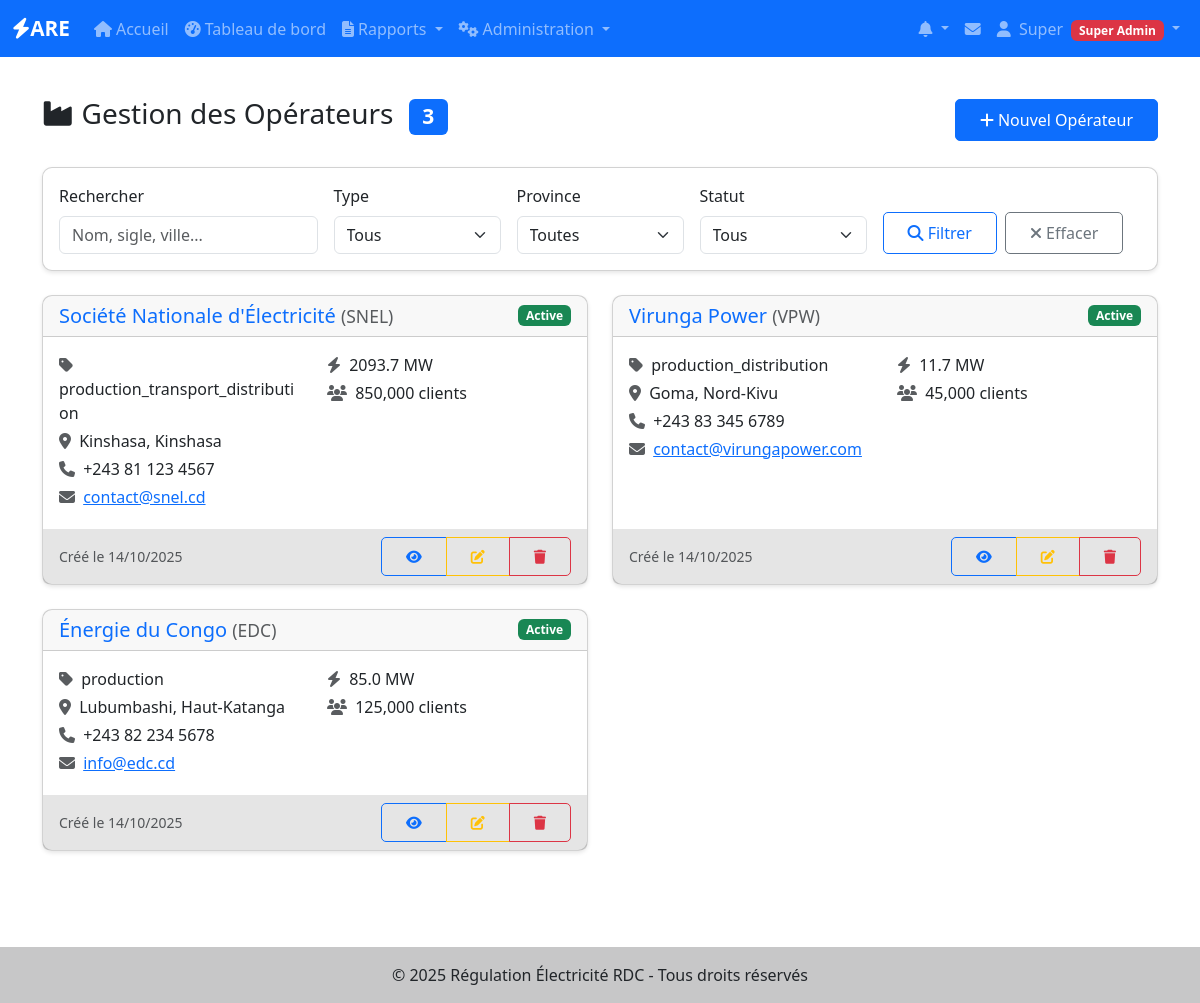
The page /operateurs/ (signed in) on the database as committed earlier.
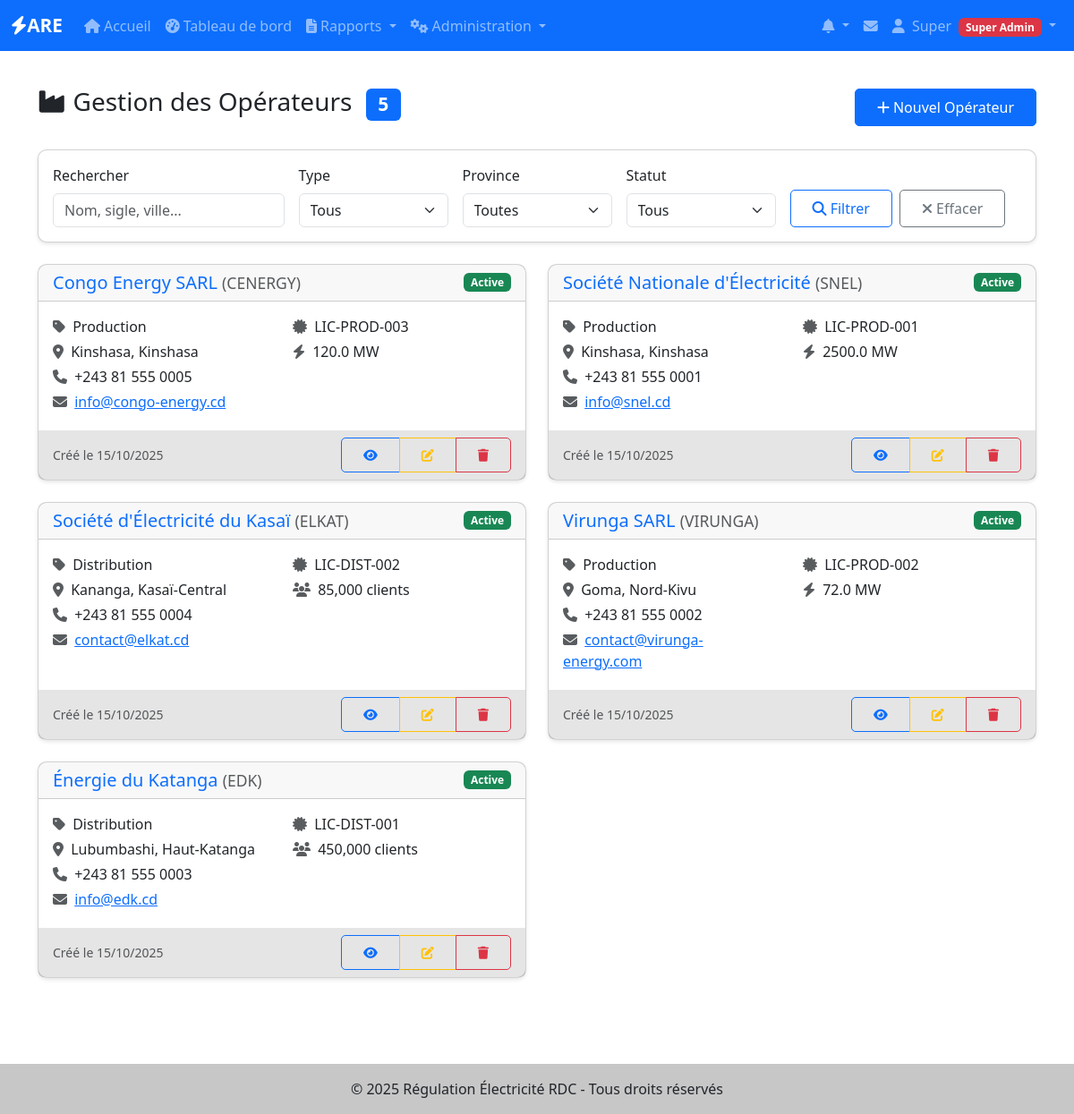
The same page on the database as committed later.
### app/models/utilisateurs.py (models this page shows, shortened)
class User(UserMixin, BaseModel):
    __tablename__ = 'users'
    username = db.Column(db.String(80), unique=True, nullable=False, index=True)
    email = db.Column(db.String(120), unique=True, nullable=False, index=True)
    password_hash = db.Column(db.String(128), nullable=False)
    nom = db.Column(db.String(100))
    prenom = db.Column(db.String(100))
    role = db.Column(db.Enum('super_admin', 'admin_operateur', 'utilisateur_operateur'),
                    default='utilisateur_operateur', nullable=False)
    operateur_id = db.Column(db.Integer, db.ForeignKey('operateurs.id'), nullable=True)
    is_active = db.Column(db.Boolean, default=True, nullable=False)
    telephone = db.Column(db.String(20))
    derniere_connexion = db.Column(db.DateTime)
    operateur = db.relationship('Operateur', backref='users', lazy=True)
    def is_super_admin(self):
        return self.role == 'super_admin'
    def has_permission(self, permission):
        permissions = {
            'super_admin': ['create_operateur', 'edit_operateur', 'delete_operateur',
                           'create_user', 'edit_user', 'delete_user', 'view_all_reports'],
            'admin_operateur': ['edit_own_operateur', 'create_user_operateur',
                               'edit_user_operateur', 'view_own_reports', 'create_reports'],
            'utilisateur_operateur': ['view_own_reports', 'create_reports', 'edit_own_reports']
        }
        return permission in permissions.get(self.role, [])

### app/models/operateurs.py (models this page shows, shortened)
class Operateur(BaseModel):
    __tablename__ = 'operateurs'
    nom = db.Column(db.String(200), nullable=False, index=True)
    sigle = db.Column(db.String(50))
    type_operateur = db.Column(db.String(50))  # Production, Transport, Distribution
    adresse = db.Column(db.Text)
    ville = db.Column(db.String(100))
    province = db.Column(db.String(100))
    telephone = db.Column(db.String(20))
    email = db.Column(db.String(120))
    site_web = db.Column(db.String(200))
    numero_licence = db.Column(db.String(100), unique=True)
    date_licence = db.Column(db.Date)
    statut_licence = db.Column(db.String(20), default='active')  # active, suspendue, expirée
    capacite_installee = db.Column(db.Float)  # en MW
    zone_couverture = db.Column(db.Text)
    nombre_clients = db.Column(db.Integer)
    observations = db.Column(db.Text)
    centrales_hydro = db.relationship("CentraleHydro", back_populates="operateur", lazy=True)
    centrales_thermique = db.relationship("CentraleThermique", back_populates="operateur", lazy=True)
    centrales_solaire = db.relationship("CentraleSolaire", back_populates="operateur", lazy=True)
    lignes_transport = db.relationship("LigneTransport", back_populates="operateur", lazy=True)
    postes_transport = db.relationship("PosteTransport", back_populates="operateur", lazy=True)
    reseaux_distribution = db.relationship("ReseauDistribution", back_populates="operateur", lazy=True)

### app/operateurs/routes.py (the view, shortened to what this page needs)
@operateurs.route('/')
@login_required
@super_admin_required
def index():
    page = request.args.get('page', 1, type=int)
    per_page = 10
    search = request.args.get('search', '', type=str)
    type_filter = request.args.get('type', '', type=str)
    province_filter = request.args.get('province', '', type=str)
    statut_filter = request.args.get('statut', '', type=str)
    query = Operateur.query.filter(Operateur.actif == True)
    if type_filter:
        query = query.filter(Operateur.type_operateur == type_filter)
    if province_filter:
        query = query.filter(Operateur.province == province_filter)
    if statut_filter:
        query = query.filter(Operateur.statut_licence == statut_filter)
    operateurs = query.order_by(Operateur.nom).paginate(
        page=page, per_page=per_page, error_out=False
    )
    types = db.session.query(Operateur.type_operateur).filter(
        Operateur.type_operateur.isnot(None),
        Operateur.actif == True
    ).distinct().all()
    types = [t[0] for t in types]
    provinces = db.session.query(Operateur.province).filter(
        Operateur.province.isnot(None),
        Operateur.actif == True
    ).distinct().all()
    provinces = [p[0] for p in provinces]
    return render_template('operateurs/liste.html',
                         operateurs=operateurs,
                         types=types,
                         provinces=provinces,
                         search=search,
                         type_filter=type_filter,
                         province_filter=province_filter,
                         statut_filter=statut_filter)

### app/templates/operateurs/liste.html (shortened to what this page needs)
{% extends "base.html" %}
{% block content %}
<div class="d-flex justify-content-between align-items-center mb-4">
    <h1 class="h3">
        <i class="fas fa-industry me-2"></i>Gestion des Opérateurs
        <span class="badge bg-primary ms-2">{{ operateurs.total }}</span>
    </h1>
    {% if current_user.is_super_admin() %}
    <a href="{{ url_for('operateurs.nouveau') }}" class="btn btn-primary">
        <i class="fas fa-plus me-1"></i>Nouvel Opérateur
    </a>
    {% endif %}
</div>
<div class="card mb-4">
    <div class="card-body">
        <form method="GET" class="row g-3">
            <div class="col-md-3">
                <label for="search" class="form-label">Rechercher</label>
                <input type="text" class="form-control" id="search" name="search"
                       value="{{ search }}" placeholder="Nom, sigle, ville...">
            </div>
            <div class="col-md-2">
                <label for="type" class="form-label">Type</label>
                <select class="form-select" id="type" name="type">
                    <option value="">Tous</option>
                </select>
            </div>
            <div class="col-md-2">
                <label for="province" class="form-label">Province</label>
                <select class="form-select" id="province" name="province">
                    <option value="">Toutes</option>
                </select>
            </div>
            <div class="col-md-2">
                <label for="statut" class="form-label">Statut</label>
                <select class="form-select" id="statut" name="statut">
                    <option value="">Tous</option>
                </select>
            </div>
            <div class="col-md-3 d-flex align-items-end">
                <button type="submit" class="btn btn-outline-primary me-2">
                    <i class="fas fa-search"></i> Filtrer
                </button>
                <a href="{{ url_for('operateurs.index') }}" class="btn btn-outline-secondary">
                    <i class="fas fa-times"></i> Effacer
                </a>
            </div>
        </form>
    </div>
</div>
{% if operateurs.items %}
<div class="row">
    {% for operateur in operateurs.items %}
    <div class="col-lg-6 mb-4">
        <div class="card h-100">
            <div class="card-header d-flex justify-content-between align-items-center">
                <h5 class="mb-0">
                    <a href="{{ url_for('operateurs.details', id=operateur.id) }}"
                       class="text-decoration-none">
                        {{ operateur.nom }}
                    </a>
                    {% if operateur.sigle %}
                        <small class="text-muted">({{ operateur.sigle }})</small>
                    {% endif %}
                </h5>
                <span class="badge bg-{{ 'success' if operateur.statut_licence == 'active' else 'warning' if operateur.statut_licence == 'suspendue' else 'danger' }}">
                    {{ operateur.statut_licence|title }}
                </span>
            </div>
            <div class="card-body">
                <div class="row text-sm">
                    <div class="col-sm-6">
                        {% if operateur.type_operateur %}
                        <p class="mb-1">
                            <i class="fas fa-tag text-muted me-1"></i>
                            {{ operateur.type_operateur }}
                        </p>
                        {% endif %}
                        {% if operateur.ville %}
                        <p class="mb-1">
                            <i class="fas fa-map-marker-alt text-muted me-1"></i>
                            {{ operateur.ville }}{% if operateur.province %}, {{ operateur.province }}{% endif %}
                        </p>
                        {% endif %}
                        {% if operateur.telephone %}
                        <p class="mb-1">
                            <i class="fas fa-phone text-muted me-1"></i>
                            {{ operateur.telephone }}
                        </p>
                        {% endif %}
                        {% if operateur.email %}
                        <p class="mb-1">
                            <i class="fas fa-envelope text-muted me-1"></i>
                            <a href="mailto:{{ operateur.email }}">{{ operateur.email }}</a>
                        </p>
                        {% endif %}
                    </div>
                    <div class="col-sm-6">
                        {% if operateur.numero_licence %}
                        <p class="mb-1">
                            <i class="fas fa-certificate text-muted me-1"></i>
                            {{ operateur.numero_licence }}
                        </p>
                        {% endif %}
                        {% if operateur.capacite_installee %}
                        <p class="mb-1">
                            <i class="fas fa-bolt text-muted me-1"></i>
                            {{ operateur.capacite_installee }} MW
                        </p>
                        {% endif %}
                        {% if operateur.nombre_clients %}
                        <p class="mb-1">
                            <i class="fas fa-users text-muted me-1"></i>
                            {{ "{:,}".format(operateur.nombre_clients) }} clients
                        </p>
                        {% endif %}
                    </div>
                </div>
            </div>
            <div class="card-footer">
                <div class="d-flex justify-content-between align-items-center">
                    <small class="text-muted">
                        Créé le {{ operateur.date_creation.strftime('%d/%m/%Y') }}
                    </small>
                    <div class="btn-group btn-group-sm">
                        <a href="{{ url_for('operateurs.details', id=operateur.id) }}"
                           class="btn btn-outline-primary">
                            <i class="fas fa-eye"></i>
                        </a>
                        {% if current_user.is_super_admin() or (current_user.operateur and current_user.operateur.id == operateur.id) %}
                        <a href="{{ url_for('operateurs.edit', id=operateur.id) }}"
                           class="btn btn-outline-warning">
                            <i class="fas fa-edit"></i>
                        </a>
                        {% endif %}
                        {% if current_user.is_super_admin() %}
                        <button type="button" class="btn btn-outline-danger"
                                data-bs-toggle="modal"
                                data-bs-target="#deleteModal{{ operateur.id }}">
                            <i class="fas fa-trash"></i>
                        </button>
                        {% endif %}
                    </div>
                </div>
            </div>
        </div>
    </div>
    {% endfor %}
</div>
{% endif %}
{% endblock %}

### app/templates/base.html (shortened to what this page needs)
<!DOCTYPE html>
<html lang="fr">
<head>
    <link href="https://cdn.jsdelivr.net/npm/bootstrap@5.3.0/dist/css/bootstrap.min.css" rel="stylesheet">
    <link rel="stylesheet" href="https://cdnjs.cloudflare.com/ajax/libs/font-awesome/6.4.0/css/all.min.css">
    <link rel="stylesheet" href="{{ url_for('static', filename='css/style.css') }}">
</head>
<body>
    <nav class="navbar navbar-expand-lg navbar-dark bg-primary">
        <div class="container-fluid">
            <a class="navbar-brand" href="{{ url_for('main.index') }}">
                <i class="fas fa-bolt"></i>ARE
            </a>
            <div class="collapse navbar-collapse" id="navbarNav">
                <ul class="navbar-nav me-auto">
                    <li class="nav-item">
                        <a class="nav-link" href="{{ url_for('main.index') }}">
                            <i class="fas fa-home me-1"></i>Accueil
                        </a>
                    </li>
                    {% if current_user.is_authenticated %}
                    <li class="nav-item">
                        <a class="nav-link" href="{{ url_for('are_dashboard.index') }}">
                            <i class="fas fa-tachometer-alt me-1"></i>Tableau de bord
                        </a>
                    </li>
                    <li class="nav-item dropdown">
                        <a class="nav-link dropdown-toggle" href="#" id="rapportsDropdown" role="button" data-bs-toggle="dropdown">
                            <i class="fas fa-file-alt me-1"></i>Rapports
                        </a>
                    </li>
                    {% if current_user.is_super_admin() or current_user.is_admin_operateur() %}
                    <li class="nav-item dropdown">
                        <a class="nav-link dropdown-toggle" href="#" id="adminDropdown" role="button" data-bs-toggle="dropdown">
                            <i class="fas fa-cogs me-1"></i>Administration
                        </a>
                    </li>
                    {% endif %}
                    {% endif %}
                </ul>
                <ul class="navbar-nav">
                    {% if current_user.is_authenticated %}
                    {% from 'components/notifications.html' import dropdown_notifications %}
                    {{ dropdown_notifications() }}
                    <li class="nav-item dropdown">
                        <a class="nav-link position-relative" href="{{ url_for('notifications.messages') }}" title="Messagerie">
                            <i class="fas fa-envelope"></i>
                        </a>
                    </li>
                    <li class="nav-item dropdown">
                        <a class="nav-link dropdown-toggle" href="#" id="userDropdown" role="button" data-bs-toggle="dropdown">
                            <i class="fas fa-user me-1"></i>
                            {{ current_user.prenom or current_user.username }}
                            {% if current_user.is_super_admin() %}
                                <span class="badge bg-danger ms-1">Super Admin</span>
                            {% elif current_user.is_admin_operateur() %}
                                <span class="badge bg-warning ms-1">Admin</span>
                            {% endif %}
                        </a>
                    </li>
                    {% endif %}
                </ul>
            </div>
        </div>
    </nav>
    <main class="container my-4">
        {% block content %}{% endblock %}
    </main>
    <footer class="bg-light text-center text-lg-start mt-5">
        <div class="text-center p-3" style="background-color: rgba(0, 0, 0, 0.2);">
            © 2025 Régulation Électricité RDC - Tous droits réservés
        </div>
    </footer>
</body>
</html>

### app/templates/components/notifications.html (shortened to what this page needs)
{% macro dropdown_notifications() %}
<li class="nav-item dropdown" id="notifications-dropdown">
    <a class="nav-link dropdown-toggle position-relative" href="#" id="notificationsDropdown" role="button" data-bs-toggle="dropdown" aria-expanded="false">
        <i class="fas fa-bell"></i>
    </a>
</li>
{% endmacro %}

### app/static/css/style.css (style rules this page uses)
:root { --primary-color: #0d6efd; --secondary-color: #6c757d; --success-color: #198754; --danger-color: #dc3545; --warning-color: #ffc107; --info-color: #0dcaf0; }
body { min-height: 100vh; display: flex; flex-direction: column; }
main { flex: 1; }
.navbar-brand { font-weight: bold; font-size: 1.3rem; }
.card { border-radius: 10px; box-shadow: 0 2px 4px rgba(0,0,0,0.1); transition: transform 0.2s; }
.btn { border-radius: 5px; padding: 0.5rem 1.5rem; }
.btn-primary { background-color: var(--primary-color); border-color: var(--primary-color); }
footer { margin-top: auto; }
.card-footer { background-color: rgba(0, 0, 0, 0.1); border-top: none; }

Rows that differ between the two databases and show on the page:
removed Operateur: nom "Virunga Power", sigle "VPW", statut_licence "Active", type_operateur "production_distribution", ville "Goma", province "Nord-Kivu", telephone "+243 83 345 6789", email "contact@virungapower.com", capacite_installee "11.7", nombre_clients "45,000", date_creation "14/10/2025"
removed Operateur: nom "Énergie du Congo", sigle "EDC", statut_licence "Active", type_operateur "production", ville "Lubumbashi", province "Haut-Katanga", telephone "+243 82 234 5678", email "info@edc.cd", capacite_installee "85.0", nombre_clients "125,000", date_creation "14/10/2025"
added Operateur: nom "Congo Energy SARL", sigle "CENERGY", statut_licence "Active", type_operateur "Production", ville "Kinshasa", province "Kinshasa", telephone "+243 81 555 0005", email "info@congo-energy.cd", numero_licence "LIC-PROD-003", capacite_installee "120.0", date_creation "15/10/2025"
changed Operateur "Société Nationale d'Électricité": type_operateur "production_transport_distribution" → "Production"; telephone "+243 81 123 4567" → "+243 81 555 0001"; email "contact@snel.cd" → "info@snel.cd"; numero_licence (not shown) → "LIC-PROD-001"; capacite_installee "2093.7" → "2500.0"; date_creation "14/10/2025" → "15/10/2025"; nombre_clients "850,000" → (not shown)
added Operateur: nom "Société d'Électricité du Kasaï", sigle "ELKAT", statut_licence "Active", type_operateur "Distribution", ville "Kananga", province "Kasaï-Central", telephone "+243 81 555 0004", email "contact@elkat.cd", numero_licence "LIC-DIST-002", nombre_clients "85,000", date_creation "15/10/2025"
added Operateur: nom "Virunga SARL", sigle "VIRUNGA", statut_licence "Active", type_operateur "Production", ville "Goma", province "Nord-Kivu", telephone "+243 81 555 0002", email "contact@virunga-energy.com", numero_licence "LIC-PROD-002", capacite_installee "72.0", date_creation "15/10/2025"
added Operateur: nom "Énergie du Katanga", sigle "EDK", statut_licence "Active", type_operateur "Distribution", ville "Lubumbashi", province "Haut-Katanga", telephone "+243 81 555 0003", email "info@edk.cd", numero_licence "LIC-DIST-001", nombre_clients "450,000", date_creation "15/10/2025"
Other text that changed with them:
{{ operateurs.total }}: "3" → "5"
